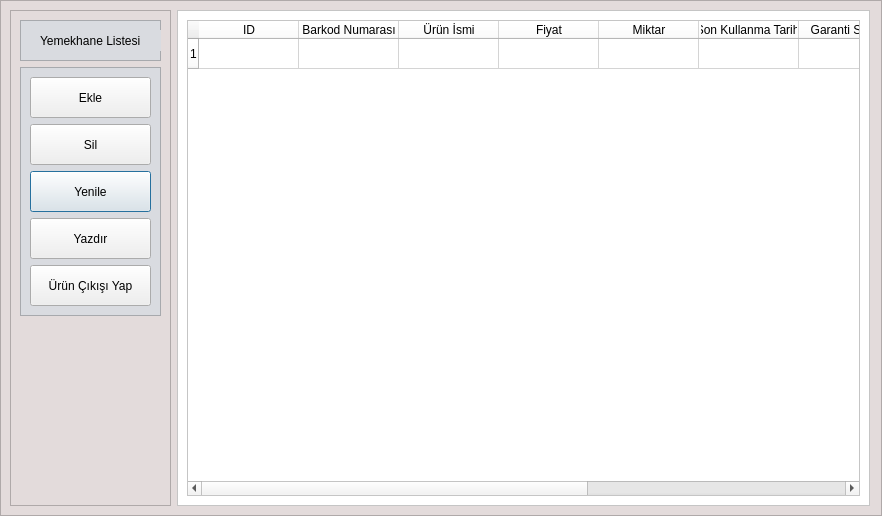
<?xml version="1.0" encoding="UTF-8"?>
<ui version="4.0">
 <class>yemekhane</class>
 <widget class="QDialog" name="yemekhane">
  <property name="geometry">
   <rect>
    <x>0</x>
    <y>0</y>
    <width>882</width>
    <height>516</height>
   </rect>
  </property>
  <property name="windowTitle">
   <string>Dialog</string>
  </property>
  <widget class="QFrame" name="mainFrame">
   <property name="geometry">
    <rect>
     <x>0</x>
     <y>0</y>
     <width>882</width>
     <height>516</height>
    </rect>
   </property>
   <property name="sizePolicy">
    <sizepolicy hsizetype="Minimum" vsizetype="Minimum">
     <horstretch>0</horstretch>
     <verstretch>0</verstretch>
    </sizepolicy>
   </property>
   <property name="minimumSize">
    <size>
     <width>882</width>
     <height>303</height>
    </size>
   </property>
   <property name="maximumSize">
    <size>
     <width>882</width>
     <height>16777215</height>
    </size>
   </property>
   <property name="styleSheet">
    <string notr="true">QFrame {
	background-color: rgb(227, 219, 219);
}</string>
   </property>
   <property name="frameShape">
    <enum>QFrame::StyledPanel</enum>
   </property>
   <property name="frameShadow">
    <enum>QFrame::Raised</enum>
   </property>
   <layout class="QHBoxLayout" name="horizontalLayout_2">
    <item>
     <widget class="QFrame" name="frame_4">
      <property name="sizePolicy">
       <sizepolicy hsizetype="Fixed" vsizetype="Preferred">
        <horstretch>0</horstretch>
        <verstretch>0</verstretch>
       </sizepolicy>
      </property>
      <property name="minimumSize">
       <size>
        <width>161</width>
        <height>281</height>
       </size>
      </property>
      <property name="frameShape">
       <enum>QFrame::StyledPanel</enum>
      </property>
      <property name="frameShadow">
       <enum>QFrame::Raised</enum>
      </property>
      <layout class="QVBoxLayout" name="verticalLayout_3">
       <item>
        <widget class="QFrame" name="frame_5">
         <property name="sizePolicy">
          <sizepolicy hsizetype="Fixed" vsizetype="Fixed">
           <horstretch>0</horstretch>
           <verstretch>0</verstretch>
          </sizepolicy>
         </property>
         <property name="minimumSize">
          <size>
           <width>141</width>
           <height>41</height>
          </size>
         </property>
         <property name="styleSheet">
          <string notr="true">QFrame {
	background-color: rgb(217, 219, 224);
}</string>
         </property>
         <property name="frameShape">
          <enum>QFrame::StyledPanel</enum>
         </property>
         <property name="frameShadow">
          <enum>QFrame::Raised</enum>
         </property>
         <widget class="QLabel" name="label_2">
          <property name="geometry">
           <rect>
            <x>20</x>
            <y>10</y>
            <width>121</width>
            <height>21</height>
           </rect>
          </property>
          <property name="sizePolicy">
           <sizepolicy hsizetype="Fixed" vsizetype="Fixed">
            <horstretch>0</horstretch>
            <verstretch>0</verstretch>
           </sizepolicy>
          </property>
          <property name="minimumSize">
           <size>
            <width>81</width>
            <height>21</height>
           </size>
          </property>
          <property name="styleSheet">
           <string notr="true"/>
          </property>
          <property name="text">
           <string>Yemekhane Listesi</string>
          </property>
         </widget>
        </widget>
       </item>
       <item>
        <widget class="QFrame" name="frame_6">
         <property name="sizePolicy">
          <sizepolicy hsizetype="Fixed" vsizetype="Fixed">
           <horstretch>0</horstretch>
           <verstretch>0</verstretch>
          </sizepolicy>
         </property>
         <property name="minimumSize">
          <size>
           <width>141</width>
           <height>211</height>
          </size>
         </property>
         <property name="styleSheet">
          <string notr="true">QFrame {
	background-color: rgb(217, 219, 224);
}</string>
         </property>
         <property name="frameShape">
          <enum>QFrame::StyledPanel</enum>
         </property>
         <property name="frameShadow">
          <enum>QFrame::Raised</enum>
         </property>
         <layout class="QGridLayout" name="gridLayout_2">
          <item row="2" column="0">
           <widget class="QPushButton" name="pushButton_7">
            <property name="sizePolicy">
             <sizepolicy hsizetype="Fixed" vsizetype="Fixed">
              <horstretch>0</horstretch>
              <verstretch>0</verstretch>
             </sizepolicy>
            </property>
            <property name="minimumSize">
             <size>
              <width>121</width>
              <height>41</height>
             </size>
            </property>
            <property name="text">
             <string>Yenile</string>
            </property>
           </widget>
          </item>
          <item row="3" column="0">
           <widget class="QPushButton" name="pushButton_5">
            <property name="sizePolicy">
             <sizepolicy hsizetype="Fixed" vsizetype="Fixed">
              <horstretch>0</horstretch>
              <verstretch>0</verstretch>
             </sizepolicy>
            </property>
            <property name="minimumSize">
             <size>
              <width>121</width>
              <height>41</height>
             </size>
            </property>
            <property name="text">
             <string>Yazdır</string>
            </property>
           </widget>
          </item>
          <item row="1" column="0">
           <widget class="QPushButton" name="pushButton_6">
            <property name="sizePolicy">
             <sizepolicy hsizetype="Fixed" vsizetype="Fixed">
              <horstretch>0</horstretch>
              <verstretch>0</verstretch>
             </sizepolicy>
            </property>
            <property name="minimumSize">
             <size>
              <width>121</width>
              <height>41</height>
             </size>
            </property>
            <property name="text">
             <string>Sil</string>
            </property>
           </widget>
          </item>
          <item row="0" column="0">
           <widget class="QPushButton" name="pushButton_8">
            <property name="sizePolicy">
             <sizepolicy hsizetype="Fixed" vsizetype="Fixed">
              <horstretch>0</horstretch>
              <verstretch>0</verstretch>
             </sizepolicy>
            </property>
            <property name="minimumSize">
             <size>
              <width>121</width>
              <height>41</height>
             </size>
            </property>
            <property name="text">
             <string>Ekle</string>
            </property>
           </widget>
          </item>
          <item row="4" column="0">
           <widget class="QPushButton" name="pushButton_10">
            <property name="sizePolicy">
             <sizepolicy hsizetype="Fixed" vsizetype="Fixed">
              <horstretch>0</horstretch>
              <verstretch>0</verstretch>
             </sizepolicy>
            </property>
            <property name="minimumSize">
             <size>
              <width>121</width>
              <height>41</height>
             </size>
            </property>
            <property name="text">
             <string>Ürün Çıkışı Yap</string>
            </property>
           </widget>
          </item>
         </layout>
        </widget>
       </item>
       <item>
        <spacer name="verticalSpacer_2">
         <property name="orientation">
          <enum>Qt::Vertical</enum>
         </property>
         <property name="sizeHint" stdset="0">
          <size>
           <width>20</width>
           <height>40</height>
          </size>
         </property>
        </spacer>
       </item>
      </layout>
     </widget>
    </item>
    <item>
     <layout class="QVBoxLayout" name="verticalLayout_4">
      <property name="sizeConstraint">
       <enum>QLayout::SetFixedSize</enum>
      </property>
      <item>
       <widget class="QFrame" name="frame_7">
        <property name="sizePolicy">
         <sizepolicy hsizetype="Preferred" vsizetype="Preferred">
          <horstretch>0</horstretch>
          <verstretch>0</verstretch>
         </sizepolicy>
        </property>
        <property name="minimumSize">
         <size>
          <width>693</width>
          <height>251</height>
         </size>
        </property>
        <property name="maximumSize">
         <size>
          <width>693</width>
          <height>16777215</height>
         </size>
        </property>
        <property name="styleSheet">
         <string notr="true">QFrame {
	background-color: rgb(255, 255, 255);
}</string>
        </property>
        <property name="frameShape">
         <enum>QFrame::StyledPanel</enum>
        </property>
        <property name="frameShadow">
         <enum>QFrame::Raised</enum>
        </property>
        <layout class="QGridLayout" name="gridLayout_4">
         <item row="0" column="0">
          <widget class="QTableWidget" name="table">
           <property name="sizePolicy">
            <sizepolicy hsizetype="Preferred" vsizetype="Preferred">
             <horstretch>0</horstretch>
             <verstretch>0</verstretch>
            </sizepolicy>
           </property>
           <property name="minimumSize">
            <size>
             <width>673</width>
             <height>231</height>
            </size>
           </property>
           <property name="maximumSize">
            <size>
             <width>673</width>
             <height>16777215</height>
            </size>
           </property>
           <property name="dragDropMode">
            <enum>QAbstractItemView::NoDragDrop</enum>
           </property>
           <property name="defaultDropAction">
            <enum>Qt::IgnoreAction</enum>
           </property>
           <property name="alternatingRowColors">
            <bool>true</bool>
           </property>
           <property name="selectionMode">
            <enum>QAbstractItemView::SingleSelection</enum>
           </property>
           <property name="selectionBehavior">
            <enum>QAbstractItemView::SelectItems</enum>
           </property>
           <property name="columnCount">
            <number>10</number>
           </property>
           <row>
            <property name="text">
             <string>1</string>
            </property>
           </row>
           <column>
            <property name="text">
             <string>ID</string>
            </property>
           </column>
           <column>
            <property name="text">
             <string>Barkod Numarası</string>
            </property>
           </column>
           <column>
            <property name="text">
             <string>Ürün İsmi</string>
            </property>
           </column>
           <column>
            <property name="text">
             <string>Fiyat</string>
            </property>
           </column>
           <column>
            <property name="text">
             <string>Miktar</string>
            </property>
           </column>
           <column>
            <property name="text">
             <string>Son Kullanma Tarihi</string>
            </property>
           </column>
           <column>
            <property name="text">
             <string>Garanti Süresi</string>
            </property>
           </column>
           <column>
            <property name="text">
             <string>İşlem Tarihi</string>
            </property>
           </column>
           <column>
            <property name="text">
             <string>İşlem Saati</string>
            </property>
           </column>
           <column>
            <property name="text">
             <string/>
            </property>
           </column>
          </widget>
         </item>
        </layout>
       </widget>
      </item>
     </layout>
    </item>
   </layout>
  </widget>
 </widget>
 <resources/>
 <connections/>
</ui>
